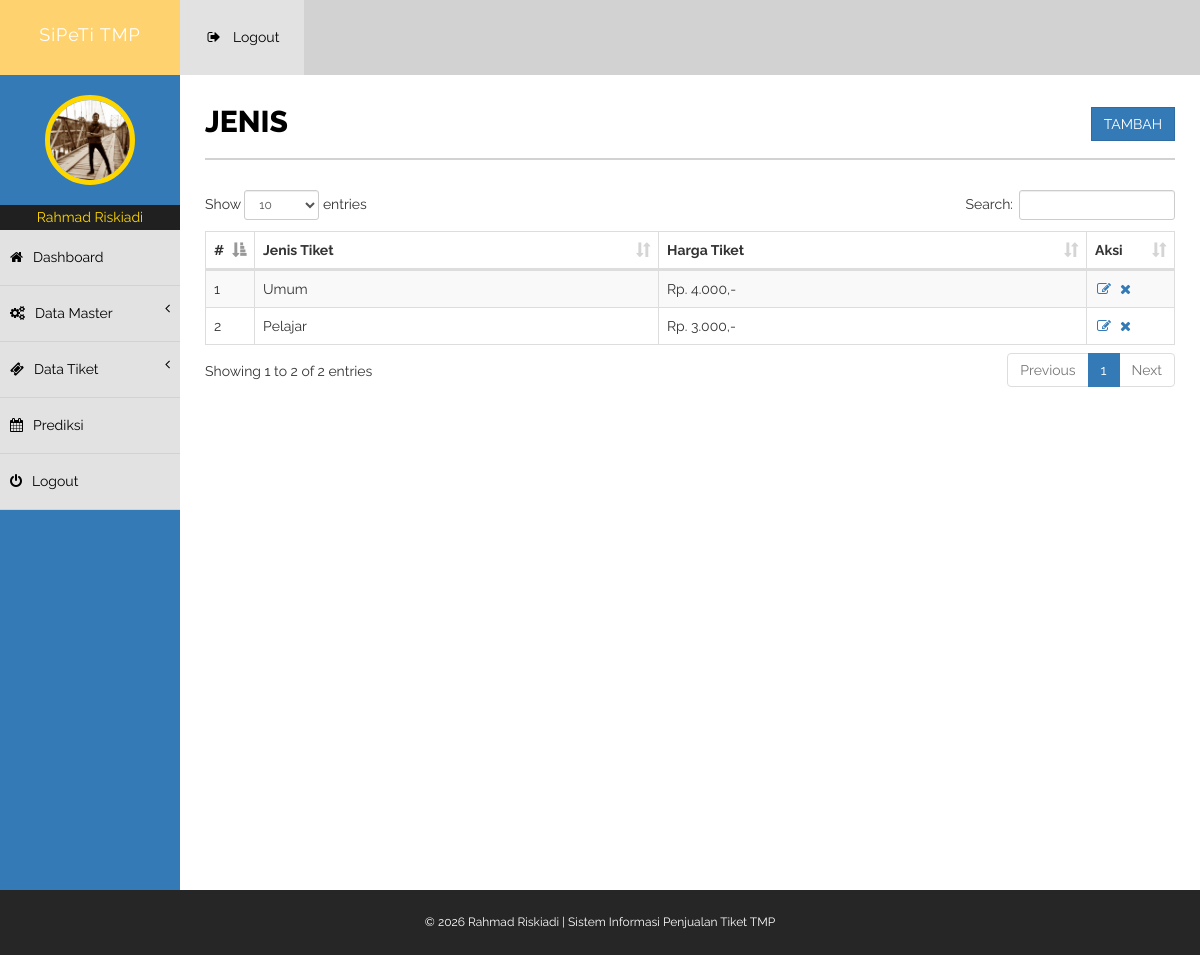
/jenis (signed in), run on the app's committed database.
### tables this page shows
CREATE TABLE `jenis` (
  `id` int(11) NOT NULL,
  `jenisTiket` varchar(10) NOT NULL,
  `hargaTiket` bigint(10) NOT NULL
);

### modul/jenis/jenis.php (the view, shortened to what this page needs)
<?php
$a=$_GET['a'] ?? '';
switch($a){
	default:
?>
	<div class="row">
                    <div class="col-lg-12">
                        <h1 class="page-head-line"><?php echo strtoupper($m);?>
						<span class="pull-right text-muted">
						<a href="<?php echo $site.$m;?>/tambah" class="btn btn-primary">Tambah</a></span>
						</h1>
                    </div>
                </div>
                <div class="row">
            <div class="col-lg-12">
                <div class="table-responsive">
                            <table class="table table-striped table-bordered table-hover" id="t1">
                                <thead>
                                    <tr>
                                        <th style="width:5%;">#</th>
                                        <th>Jenis Tiket</th>
                                        <th>Harga Tiket</th>
										<th style="width:9%;">Aksi</th>
                                    </tr>
                                </thead>
                                <tbody>
									<?php
									$no=0;
									$q=$con->query("SELECT * FROM jenis ORDER BY id ASC");
									while($r=$q->fetch_object()){
									$no++;
										echo "<tr>
											<td>$no</td>
											<td>$r->jenisTiket</td>
											<td>Rp. ".money($r->hargaTiket)."</td>
											<td>
											<a href='".$site."$m/update/$r->id'><i class='fa fa-edit fa-fw' title='Update Jenis'></i></a>
											<a href='".$site."$m/delete/$r->id'><i class='fa fa-times fa-fw' title='Delete Jenis' onclick='return konfirmasi()'></i></a>
											</td>
										</tr>";
									}
									?>
                                </tbody>
                            </table>
                        </div>
                        </div>
            </div>
<?php break; ?>
<?php }	?>

### assets/css/style.css (style rules this page uses)
body { font-family: 'Raleway', sans-serif; line-height:25px; font-size:14px; }
.page-head-line { font-size: 30px; text-transform: uppercase; color: #000; font-weight: 800; padding-bottom: 20px; border-bottom: 2px solid #d2d2d2; margin-bottom: 30px; }
.btn { border-radius:0px!important; -moz-border-radius:0px!important; -webkit-border-radius:0px!important; }

### data on the page
jenis: jenisTiket "Umum", hargaTiket "4.000,-"
jenis: jenisTiket "Pelajar", hargaTiket "3.000,-"

### other printed values
$aplikasi "SiPeTi TMP"
$develop "Rahmad Riskiadi"
$m "JENIS"
$footer "© 2026 Rahmad Riskiadi | Sistem Informasi Penjualan Tiket TMP"
